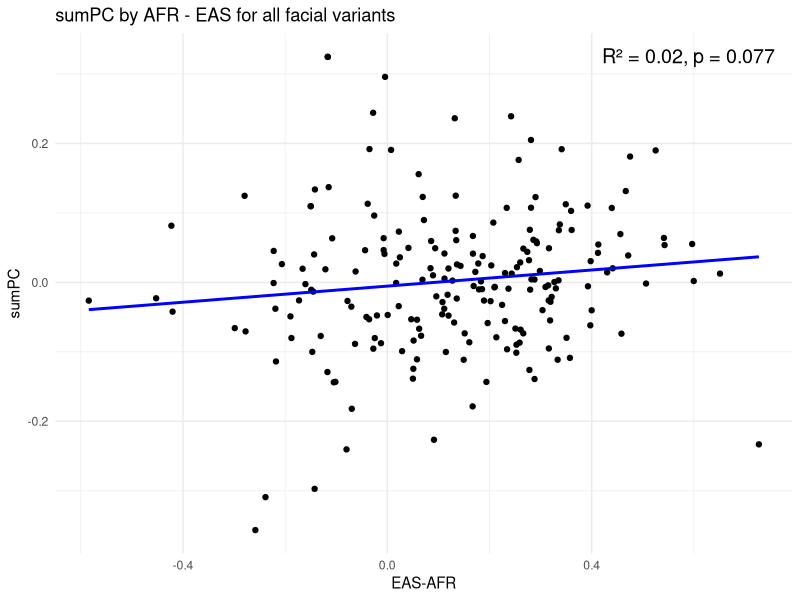
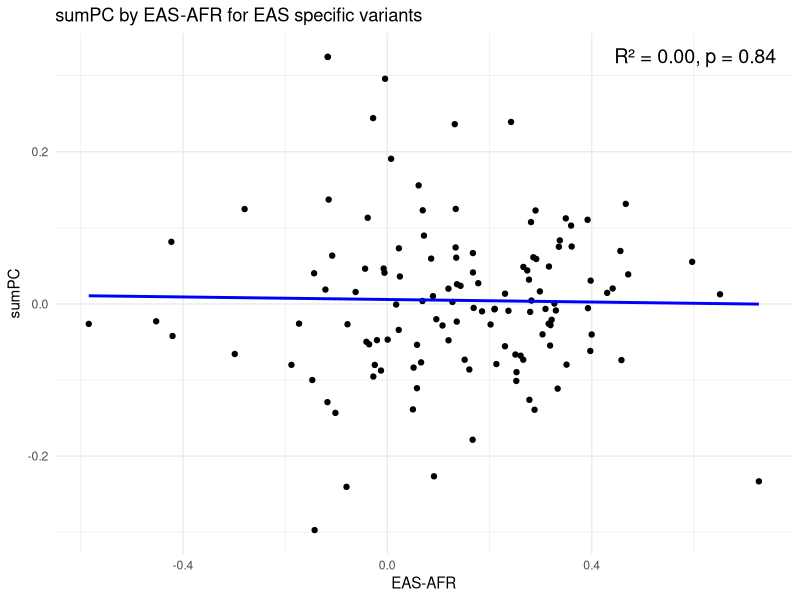
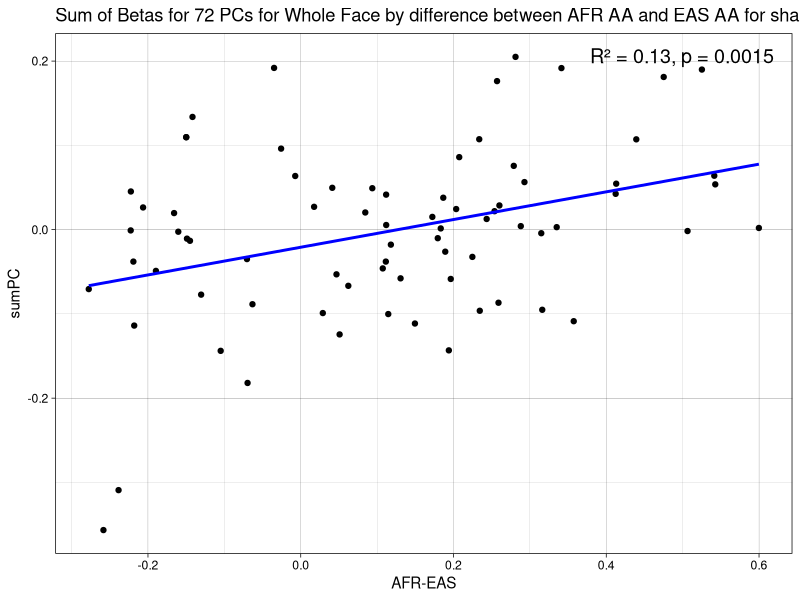
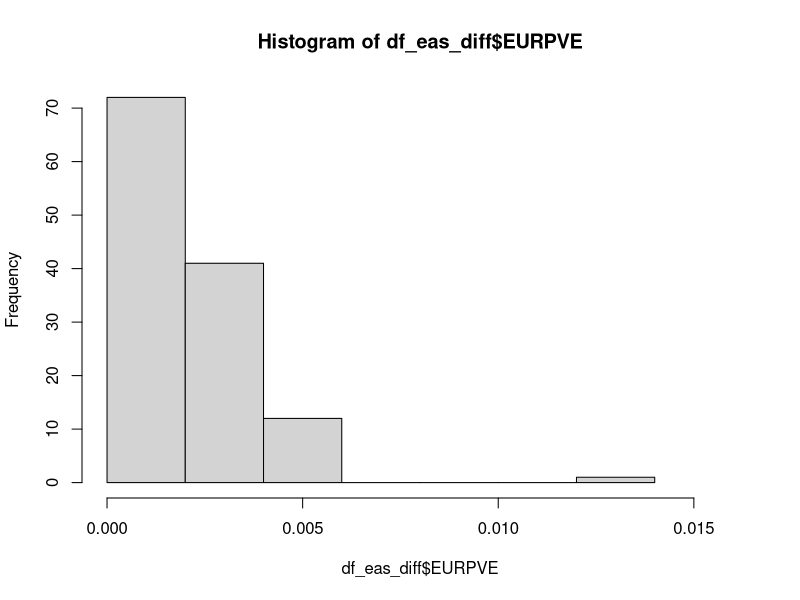
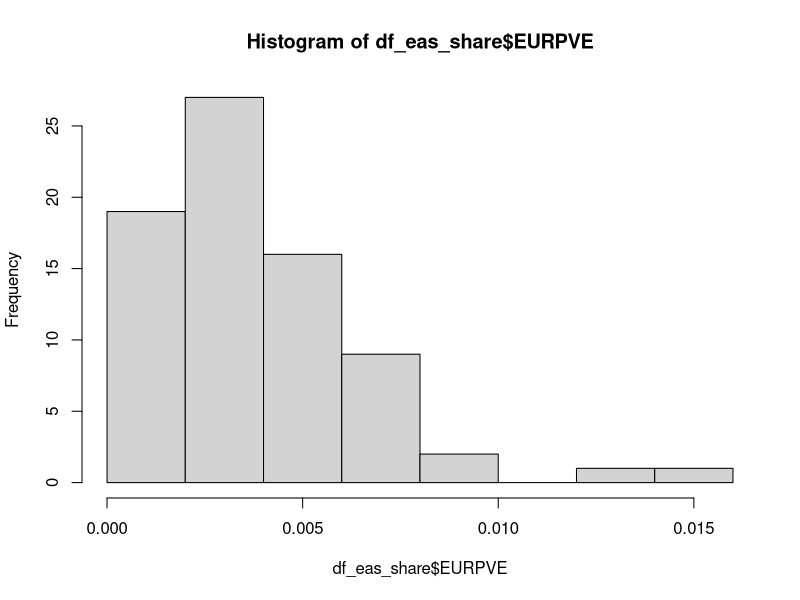
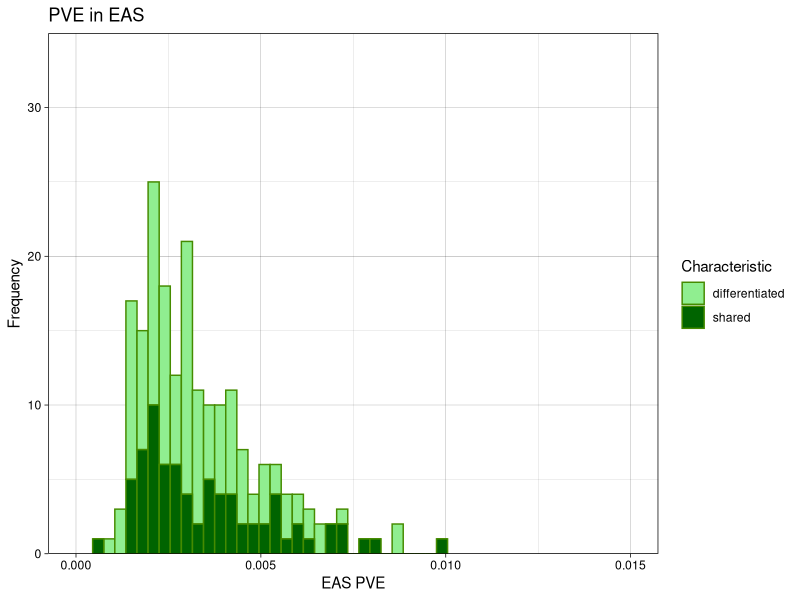
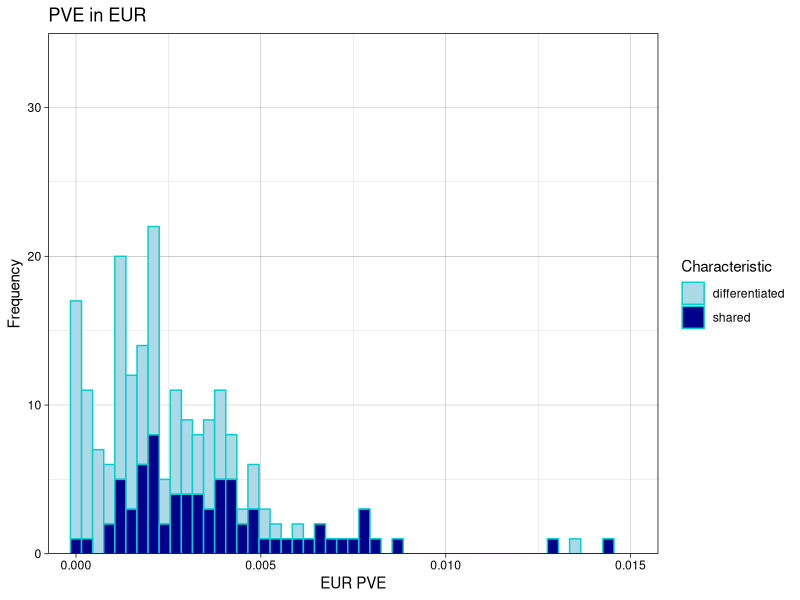
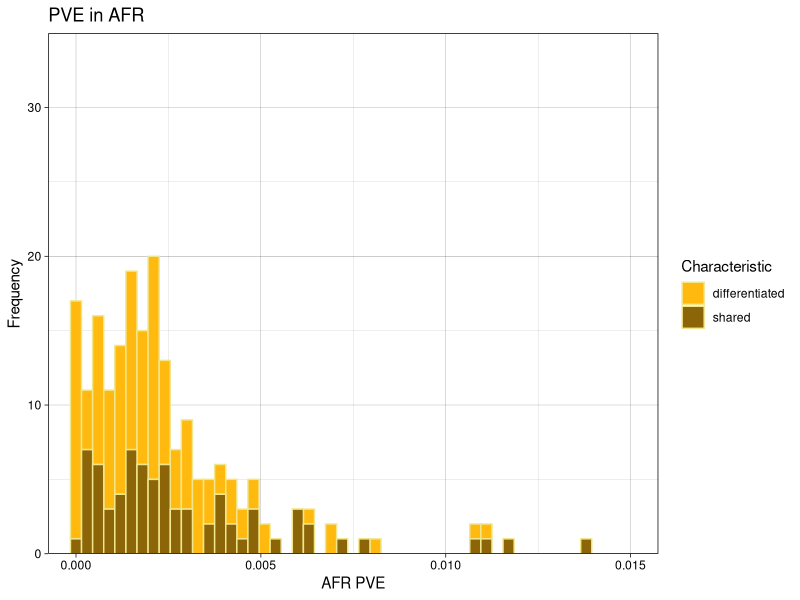

The R script that drew these images, in order:
# Load ggplot2
library(ggplot2)
# Read in "FacePVEData.csv" and "PopulationCharacteristic.csv" which contains
# information on the sum of PCs, sum of beta squared of PCs, sum of effects, and sum of effect squared

facePVE = read.csv("FacePVEData.csv")
popchar = read.csv("PopulationCharacteristic.csv")

# merge two tables
full = merge(facePVE, popchar, by.x = "RSID", by.y = "SNP")

# Subset where pop is EAS and char is diff
df_eas_diff <- full[full$population == "EAS" & full$characteristic == "differentiated", ]

# Subset where pop is EAS and char is share
df_eas_share <- full[full$population == "EAS" & full$characteristic == "shared", ]

# model that contains info on the R^2 and p-value, which will be printed on the graph
model <- lm(sumPC ~ EASAFRDiff, data = full)
r_squared <- summary(model)$r.squared

# Extract p-value for the slope (x)
p_value <- summary(model)$coefficients[2,4] 

# plot the sum PC by the difference in the AFR and EAS allele frequencies
ggplot(full, aes(x = EASAFRDiff, y = sumPC))+ 
  geom_point() + # Scatterplot
  geom_smooth(method = "lm", se = FALSE, color = "blue") + # Line of best fit with standard error
  theme_minimal() + 
  ggtitle("sumPC by AFR - EAS for all facial variants") +
  xlab("EAS-AFR") + 
  ylab("sumPC") + 
  annotate("text", x = Inf, y = Inf, label = sprintf("R² = %.2f, p = %.2g", r_squared, p_value), 
           hjust = 1.1, vjust = 2, size = 5, color = "black") 

# create this model with only EAS specific SNPs
model <- lm(sumPC ~ EASAFRDiff, data = df_eas_diff)
r_squared <- summary(model)$r.squared

# Extract p-value for the slope (x)
p_value <- summary(model)$coefficients[2,4] 

# this plot does not result in a significant p-value
ggplot(df_eas_diff, aes(x = EASAFRDiff, y = sumPC)) + 
  geom_point() +                          # Add a line
  geom_smooth(method = "lm", se = FALSE, color = "blue") + # Line of best fit with standard error
  theme_minimal() + 
  ggtitle("sumPC by EAS-AFR for EAS specific variants") +
  xlab("EAS-AFR") + 
  ylab("sumPC") + 
  annotate("text", x = Inf, y = Inf, label = sprintf("R² = %.2f, p = %.2g", r_squared, p_value), 
           hjust = 1.1, vjust = 2, size = 5, color = "black") 

# create this model with shared SNPs between EUR and EAS
model <- lm(sumPC ~ EASAFRDiff, data = df_eas_share)
r_squared <- summary(model)$r.squared

# Extract p-value for the slope (x)
p_value <- summary(model)$coefficients[2,4]

# this plot has the highest R^2 value and p-value
ggplot(df_eas_share, aes(x = EASAFRDiff, y = sumPC)) + 
  geom_point()+                          # Add a line
  geom_smooth(method = "lm", se = FALSE, color = "blue") + # Line of best fit with standard error
  theme_linedraw() + 
  ggtitle("Sum of Betas for 72 PCs for Whole Face by difference between AFR AA and EAS AA for shared variants") +
  xlab("AFR-EAS") + 
  ylab("sumPC") + 
  annotate("text", x = Inf, y = Inf, label = sprintf("R² = %.2f, p = %.2g", r_squared, p_value), 
           hjust = 1.1, vjust = 2, size = 5, color = "black") 



hist(df_eas_diff$EURPVE, xlim=c(0,0.016))    
hist(df_eas_share$EURPVE, xlim=c(0,0.016)) 

# create histograms of percent variance explained in each population (EAS, EUR, AFR)
# histograms are separated by PVE by EAS-specific variants and shared variants

ggplot(full, aes(x = EASPVE, fill = characteristic)) + 
  geom_histogram(col=I('chartreuse4'), binwidth = 0.0003) +
  scale_fill_manual(values = c("differentiated" = "lightgreen", "shared" = "darkgreen")) + # Customize colors
  theme_linedraw() +
  coord_cartesian(ylim = c(0, 35), xlim=c(0,0.015)) +
  scale_y_continuous(expand = c(0, 0)) +
  labs(title = "PVE in EAS", 
       x = "EAS PVE", 
       y = "Frequency",
       fill = "Characteristic") 

ggplot(full, aes(x = EURPVE, fill = characteristic)) + 
  geom_histogram(col=I('darkturquoise'), binwidth = 0.0003) +
  scale_fill_manual(values = c("differentiated" = "lightblue", "shared" = "darkblue")) + # Customize colors
  theme_linedraw() + 
  coord_cartesian(ylim = c(0, 35), xlim=c(0,0.015)) +
  scale_y_continuous(expand = c(0, 0)) +
  labs(title = "PVE in EUR", 
       x = "EUR PVE", 
       y = "Frequency",
       fill = "Characteristic") 

ggplot(full, aes(x = AFRPVE, fill = characteristic)) + 
  geom_histogram(col=I('khaki'), binwidth = 0.0003) +
  scale_fill_manual(values = c("differentiated" = "darkgoldenrod1", "shared" = "darkgoldenrod4")) + # Customize colors
  theme_linedraw() + 
  coord_cartesian(ylim = c(0, 35), xlim=c(0,0.015)) +
  scale_y_continuous(expand = c(0, 0)) +
  labs(title = "PVE in AFR", 
       x = "AFR PVE", 
       y = "Frequency",
       fill = "Characteristic") 
